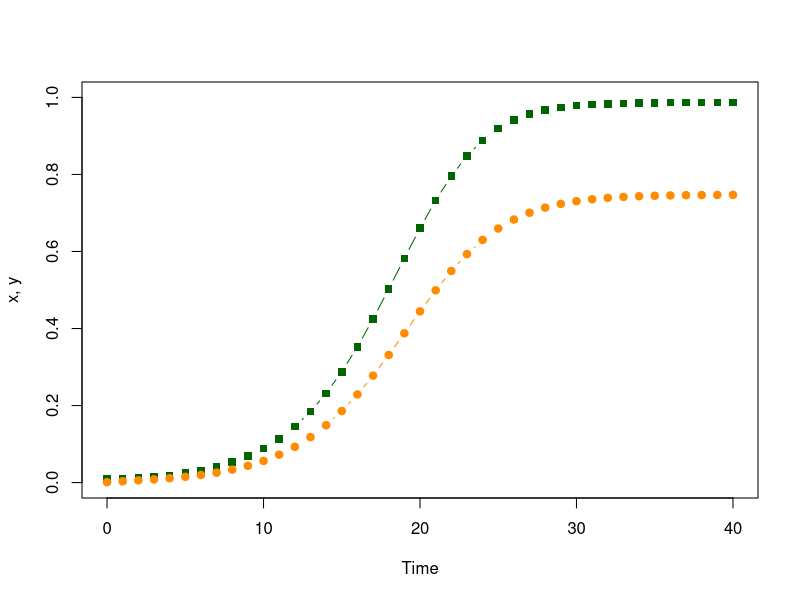
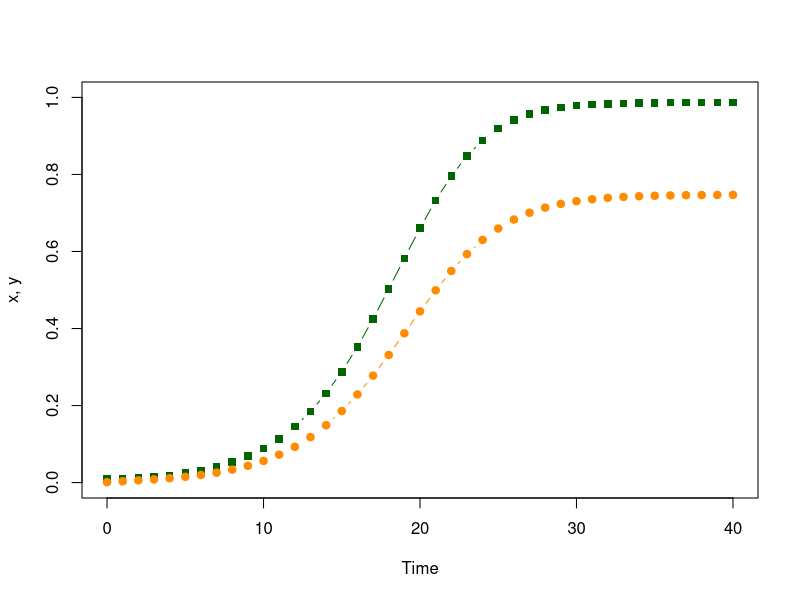
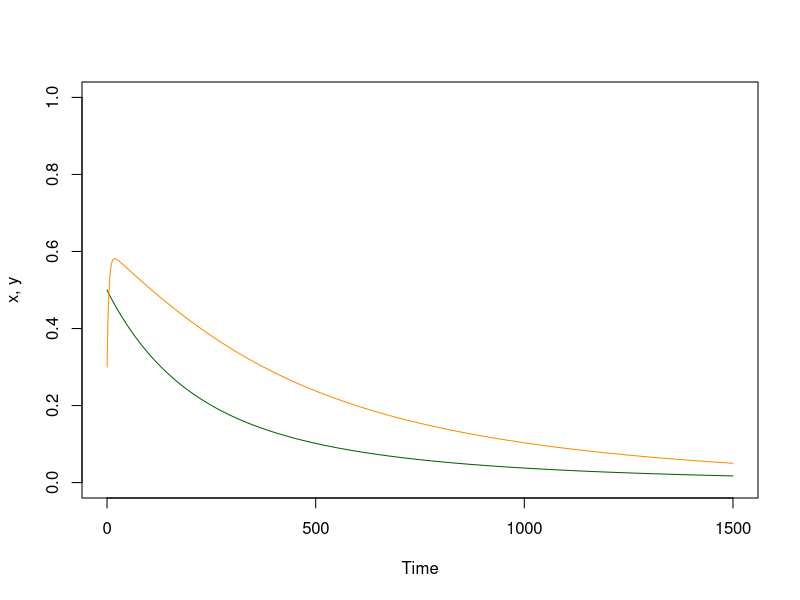
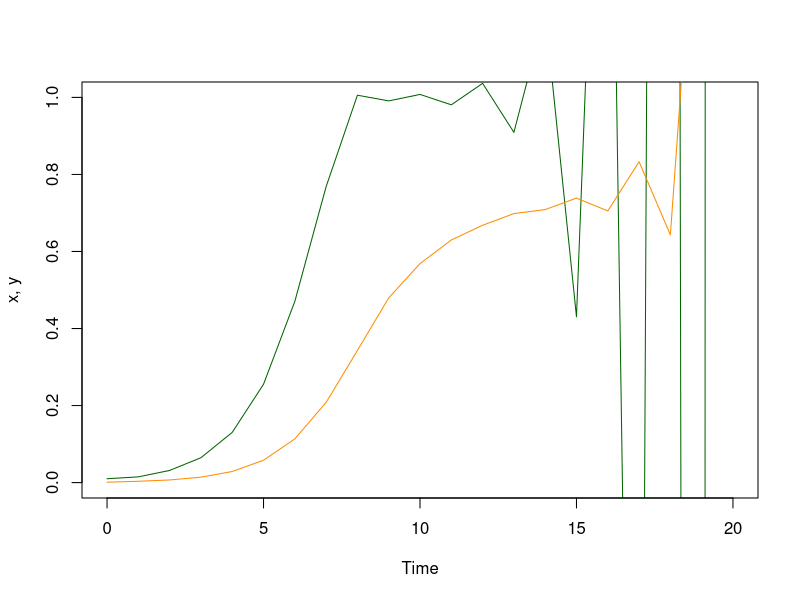
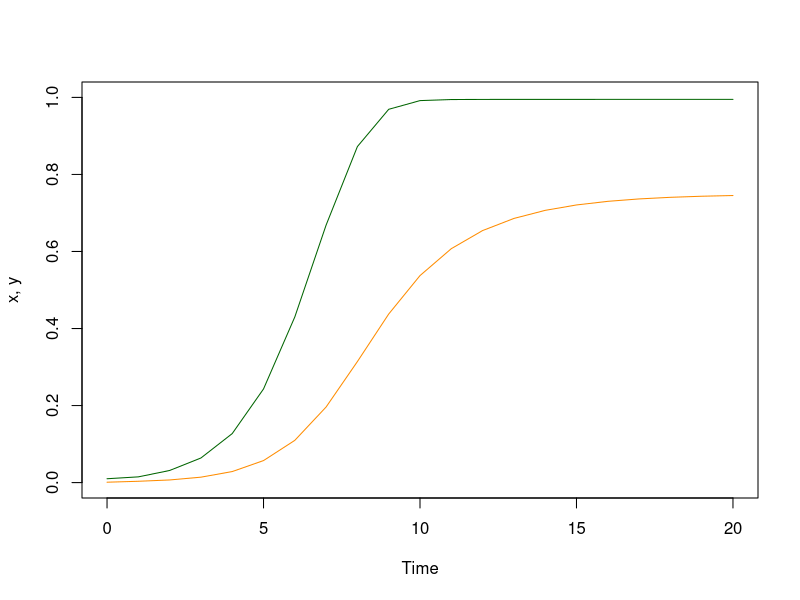

Write R code to recreate these figures, in order.
## ---- chunk 1
# Initial Conditions, as a Named Vector
x0 = .01
y0 = .001
xy = c(t=0, x=x0, y=y0)
## ---- chunk 2
# The Parameters, as a Named Vector
par = list(
  s = 1/200, # The fraction of infections that clear each day
  u = 1/12,  # The fraction of mosquitoes that die each day
  a = 1/4,   # The fraction of mosquitoes that blood feed on a human each day
  m = 2      # The number of mosquitoes per human
) 
## ---- chunk 3
dts_xy_1 = function(xy, p){with(as.list(xy), with(p,{
  xn = x + m*a*y*(1-x) - s*x
  yn = y + a*x*(1-y) - u*y
  return(c(t=t+1, x=xn, y=yn))
}))}
## ---- chunk 4
# xy_t stores the values of the variables
xy_t = xy 
## ---- chunk 5
# Compute and store the values of the variables  
xy = dts_xy_1(xy, par)
xy_t = rbind(xy_t, xy)
## ---- chunk 6
# Print 
print(xy) 
## ---- chunk 7
# Iterate to compute the values as they change over time 
for(t in 2:40){
  xy = dts_xy_1(xy, par) 
  xy_t = rbind(xy_t, xy) 
} 
## ---- chunk 8
print(tail(xy_t, 3)) 
## ---- chunk 9
with(data.frame(xy_t),{
  plot(t, x, type = "b", ylim = c(0,1), col = "darkgreen", ylab = "x, y", xlab = "Time", pch=15)
  lines(t, y, type = "b", col = "darkorange", pch =19)
})
## ---- chunk 10
# The last value is still stored as xy; the [-1] omits t
xy[-1] - dts_xy_1(xy, par)[-1]
## ---- chunk 11
for(i in 41:140){
  xy = dts_xy_1(xy, par)
  xy_t = rbind(xy_t, xy) 
} 
xy[-1] - dts_xy_1(xy, par)[-1]
## ---- chunk 12
# Compute the steady state 
find_eq_dts_1 = function(par){with(par,{
  xx = (m*a^2 - s*u)/ (m*a^2 + s*a)
  yy = a*xx/(u+a*xx) 
  c(x=xx,y=yy)
})}
## ---- chunk 13
xy[-1]
find_eq_dts_1(par) 
## ---- chunk 14
verify_dts_1 = function(xy, pars){
  sum(abs(xy[-1] - find_eq_dts_1(pars))) 
}
verify_dts_1(xy, par)
## ---- chunk 15
check_it_dts_1 = function(xy, pars, tol=1e-9)
{
  verify_dts_1(xy, pars) < tol
}
check_it_dts_1(xy, par)
## ---- chunk 16
solve_dts_xy_1 = function(pars, x0=.01, y0 = 0.001, tmax=100){
   xy = c(t=0, x=x0, y=y0) 
   xy_t = xy 
   for(t in 1:tmax){
     xy = dts_xy_1(xy, pars)
     xy_t = rbind(xy_t, xy)
   }
   return(list(t=xy_t[,1], x=xy_t[,2], y = xy_t[,3], last = xy)) 
}
## ---- chunk 17
plot_xy = function(xy_t, add_points = FALSE){with(xy_t,{
  llty = "l"
  if(add_points == TRUE) llty = "b"
  plot(t, x, type = llty, ylim = c(0,1), col = "darkgreen", ylab = "x, y", xlab = "Time", pch=15)
  lines(t, y, type = llty, col = "darkorange", pch =19)
})}
## ---- chunk 18
plot_xy(solve_dts_xy_1(par, tmax=40), add_points=TRUE) 
## ---- chunk 19
par1 = par
par1$m = 0.005
find_eq_dts_1(par1)
## ---- chunk 20
plot_xy(solve_dts_xy_1(par1, x0 = .5, y0=.3, tmax=1500)) 
## ---- chunk 21
m_crit = with(par, s*u/a^2)
m_crit 
## ---- chunk 22
par2 = par
par2$m = m_crit
find_eq_dts_1(par2)
## ---- chunk 23
par3 = par
par3$m = 20 
plot_xy(solve_dts_xy_1(par3, x0 = .01, y0=.001, tmax=20)) 
## ---- chunk 24
find_eq_dts_2 = function(pars){with(pars,{
   f_xx = function(x, pp){with(pp,{
     xx = (1 - exp(-m*a^2*x/(u+a*x)))*(1-x) - s*x
     y = a*xx/(u+a*xx)
     yy = u*y + a*xx*(1-y) 
     return(xx^2 + yy^2)
   })}
   xx = optimize(f_xx, c(0,1), pp=pars)$min
   yy = a*xx/(u+a*xx) 
   c(xx, yy)
})}
## ---- chunk 25
find_eq_dts_2(par3)
## ---- chunk 26
dts_xy_2 = function(xy, p){with(as.list(xy), with(p,{
  xn = x - s*x + (1-exp(-m*a*y))*(1-x) 
  yn = y - u*y + a*x*(1-y) 
  t=t+1
  return(c(t=t, x=xn, y=yn))
}))}
## ---- chunk 27
solve_dts_xy_2 = function(pars, x0=.01, y0 = 0.001, tmax=100){
   xy = c(t=0, x=x0, y=y0) 
   xy_t = xy 
   for(t in 1:tmax){
     xy = dts_xy_2(xy, pars)
     xy_t = rbind(xy_t, xy)
   }
   return(list(t=xy_t[,1], x=xy_t[,2], y = xy_t[,3], last = xy)) 
}
## ---- chunk 28
plot_xy(solve_dts_xy_2(par3, x0 = .01, y0=.001, tmax=20)) 
## ---- chunk 29
find_eq_dts_2(par3)
## ---- chunk 30
solve_dts_xy_2(par3, x0=.1, y0=.05,tmax=300)$last[-1]
## ---- chunk 31
verify_dts_2 = function(pars, x0 = .1, y0=.05, tmax=200){
  xyt = solve_dts_xy_2(pars, x0=x0, y0=y0, tmax=tmax)
  sum(abs(xyt$last[-1] - find_eq_dts_2(pars))) 
}
## ---- chunk 32
verify_dts_2(par3, tmax=300)
## ---- chunk 33
check_it_dts_2 = function(pars, x0 = .1, y0=.05, tmax=200, tol=1e-5)
{
  verify_dts_2(pars, x0, y0, tmax) < tol
}
check_it_dts_2(par3, tmax=200)
## ---- chunk 34
# The Parameters, as a Named Vector
par = list(
  r = 1/200, # The fraction of infections that clear each day
  g = 1/12,  # The fraction of mosquitoes that die each day
  a = 1/4,   # The fraction of mosquitoes that blood feed on a human each day
  m = 2      # The number of mosquitoes per human
) 
